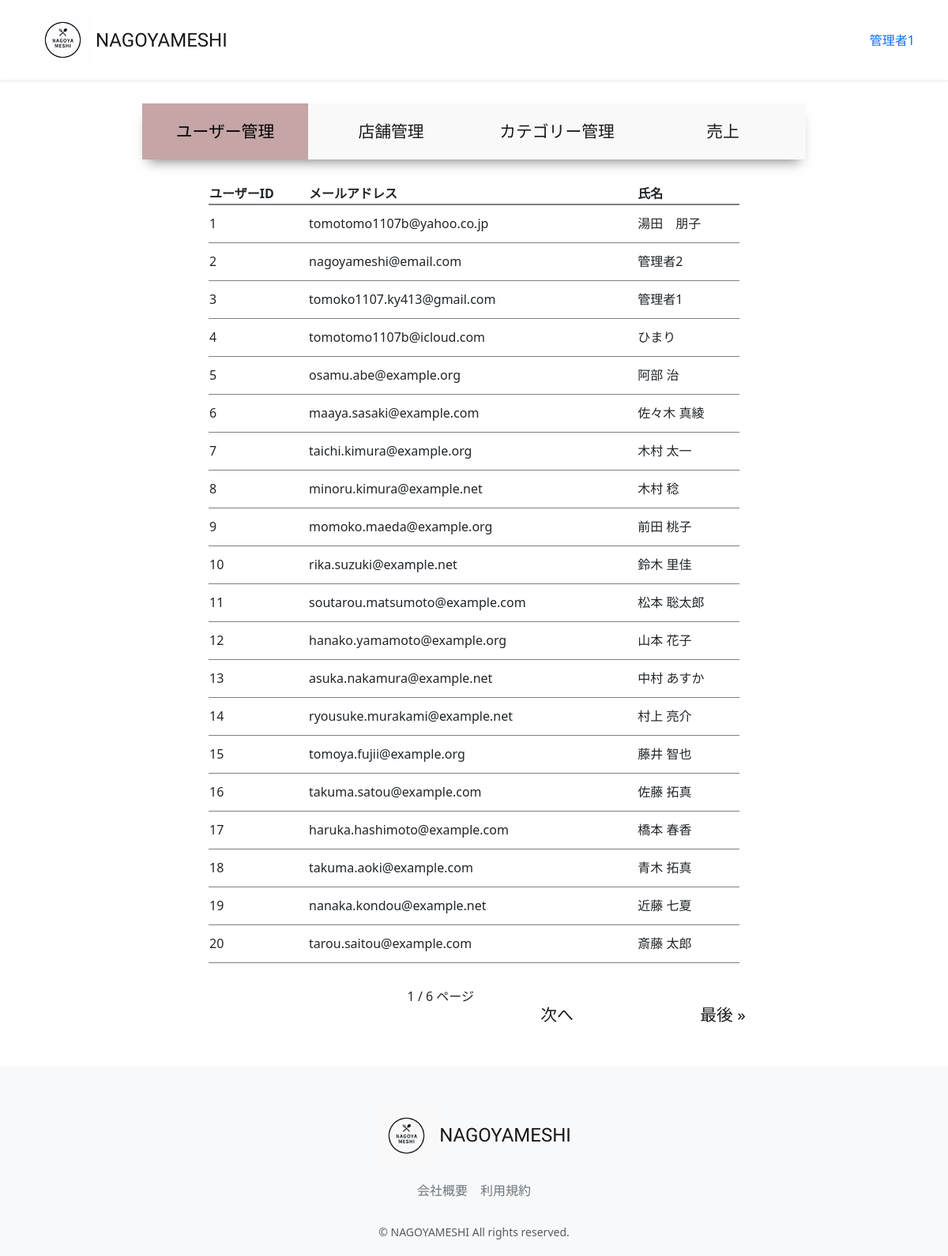
/accounts/management/user-list (signed in), run on an earlier commit of the app's database.
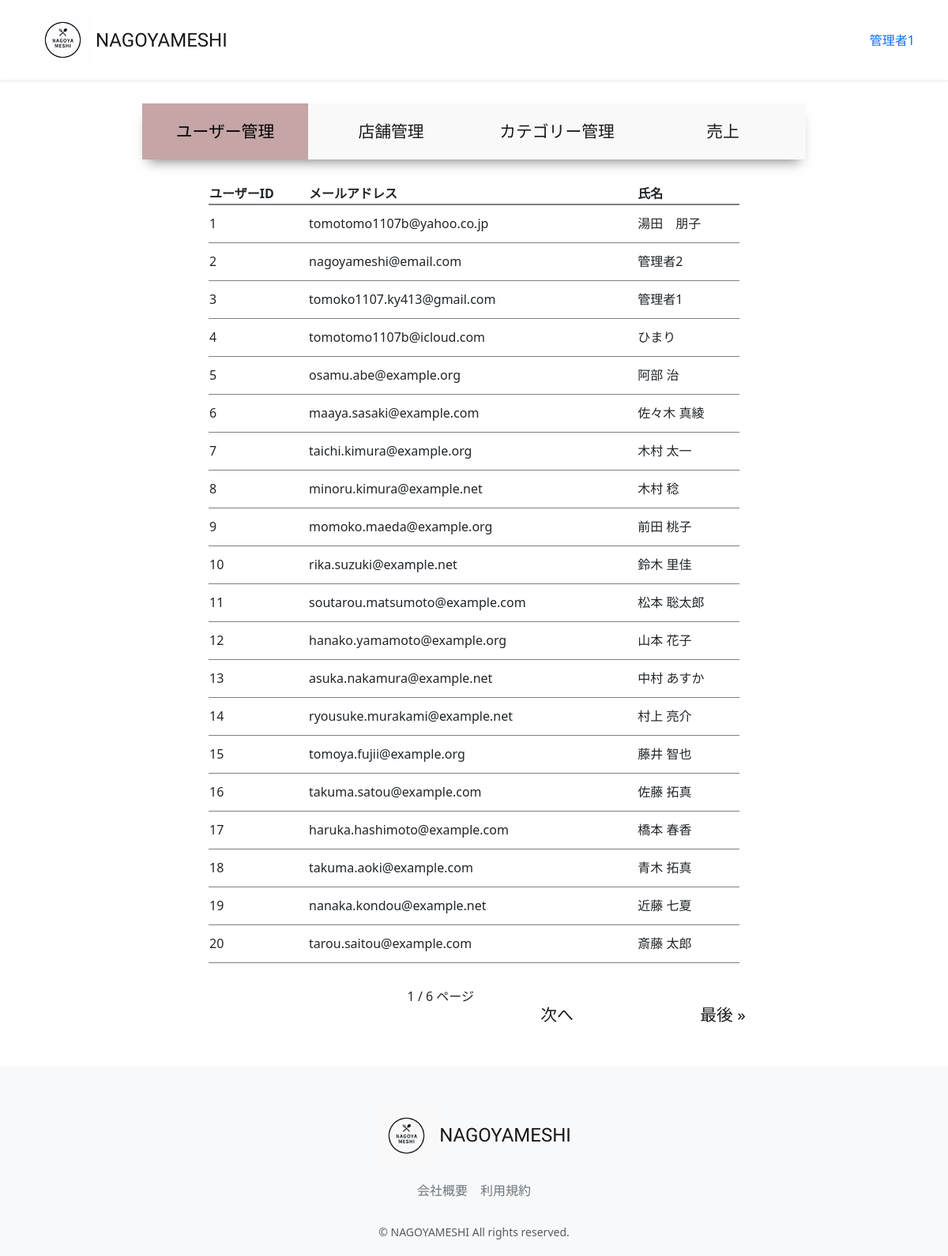
And on a later commit of the database.
### accounts/models.py (models this page shows, shortened)
class CustomUser(AbstractUser):
    user_name = models.CharField(max_length=128, null=True, blank=True,verbose_name='ユーザー名')
    hurigana = models.CharField(max_length=128, null=True, blank=True,verbose_name='フリガナ')
    zip_code = models.CharField(max_length=16, null=True, blank=True,verbose_name='郵便番号')
    address = models.CharField(max_length=255, null=True, blank=True,verbose_name='住所')
    phone_number = models.CharField(max_length=20, null=True, blank=True,verbose_name='電話番号')
    birthday = models.DateField(null=True, blank=True,verbose_name='誕生日')
    job = models.CharField(max_length=255, null=True, blank=True,verbose_name='職業')
    is_subscribed = models.BooleanField(default=False, verbose_name='有料会員')
    card_name = models.CharField(max_length=128, null=True, blank=True,verbose_name='カード名義')
    card_number = models.CharField(max_length=128, null=True, blank=True,verbose_name='カード番号')
    class Meta:
        verbose_name_plural = 'CustomUser'

### accounts/views.py (the view)
# urls.py: path("management/user-list",views.ManagementUserListView.as_view(), name="user_list"),
class ManagementUserListView(onlyMnagementUserMixin, generic.ListView):
    template_name = "management/user_list.html"
    model = models.CustomUser
    paginate_by = 20
    def get_context_data(self, **kwargs):
        context = super().get_context_data(**kwargs)
        context["selected"] = "user"
        return context

### accounts/mixins.py (called while the page is built)
    def test_func(self):
        user = self.request.user
        return user.is_staff

### accounts/templates/management/user_list.html (shortened to what this page needs)
{% extends "management/manage_base.html" %}
{% load static %}
{% block sub_content %}
  <table class="manage_list">
    <thead>
      <th>ユーザーID</th>
      <th>メールアドレス</th>
      <th>氏名</th>
    </thead>
    <tbody>
      {% for user in object_list %}
        <tr onclick="location.href='{% url 'user_list_update' pk=user.pk %}'">
            <td >{{ user.pk }}</td>
            <td>{{ user.email }}</td>
            <td>{{ user.user_name }}</td>
        </tr>
      {% endfor %}
    </tbody>
  </table>
  <div class="paginate">
  {{ page_obj.number }} / {{ page_obj.paginator.num_pages }} ページ
    {% if page_obj.has_next %}
      <a href="?page={{ page_obj.next_page_number }}">次へ</a>
      <a href="?page={{ page_obj.paginator.num_pages }}">最後 &raquo;</a>
    {% endif %}
  </div>
{% endblock %}

### restaurant/templates/layout/base.html (shortened to what this page needs)
{% load static %}
<!DOCTYPE html>
<html lang="ja">
  <head>
      <link href="https://cdn.jsdelivr.net/npm/bootstrap@5.3.3/dist/css/bootstrap.min.css" rel="stylesheet">
      <link href="{% static 'css/nagoyameshi.css' %}" rel="stylesheet">
  </head>
  <body>
    <div id="app" class="wrapper">
      <nav class="navbar navbar-expand-md navbar-light bg-white shadow-sm">
        <div class="container nagoyameshi-container">
          <a class="navbar-brand app-name" href="{% url 'top_page' %}">
            <div class="d-flex align-items-center">
            <img class="nagoyameshi-logo me-1" src="{% static 'images/logo/logo.png' %}" alt="nagoyameshi">NAGOYAMESHI</div>
          </a>
          <div class="collapse navbar-collapse" id="navbarSupportedContent">
            <ul class="navbar-nav ms-auto">
              {% if user.is_subscribed %}
                <li class="nav-item dropdown">
                  <a id="navbarDropdown" class="nav-linkdropdown-toggle" href="#" role="button" data-bs-toggle="dropdown" aria-haspopup="true" aria-expanded="false" v-pre>{{ user.user_name }}</a>
                </li>
              {% else %}
                {% if user.is_authenticated %}
                  <li class="nav-item dropdown">
                    <a id="navbarDropdown" class="nav-linkdropdown-toggle" href="#" role="button" data-bs-toggle="dropdown" aria-haspopup="true" aria-expanded="false" v-pre>{{ user.user_name }}</a>
                 </li>
                {% endif %}
              {% endif %}
            </ul>
          </div>
        </div>
      </nav>
    {% block content %}
    {% endblock %}
      <footer class="bg-light">
        <div class="d-flex justify-content-center footer-logo">
            <a class="navbar-brand app-name" href="{% url 'top_page' %}">
              <div class="d-flex align-items-center"><img class="nagoyameshi-logo me-1" src="{% static 'images/logo/footer_logo.png' %}" alt="nagoyameshi">NAGOYAMESHI</div>
            </a>
        </div>
        <div class="d-flex justify-content-center footer-link">
          <a href="{% url 'company_page' %}" class="link-secondary me-3">会社概要</a>
          <a href="{% url 'terms_page' %}" class="link-secondary">利用規約</a>
        </div>
        <p class="text-center text-muted small mb-0">&copy; NAGOYAMESHI All rights reserved.</p>
      </footer>
      </div>
  </body>
</html>

What changed in the data, as far as the page shows it:
changed CustomUser "tomoko1107.ky413@gmail.com": is_subscribed False → True (drawn)
